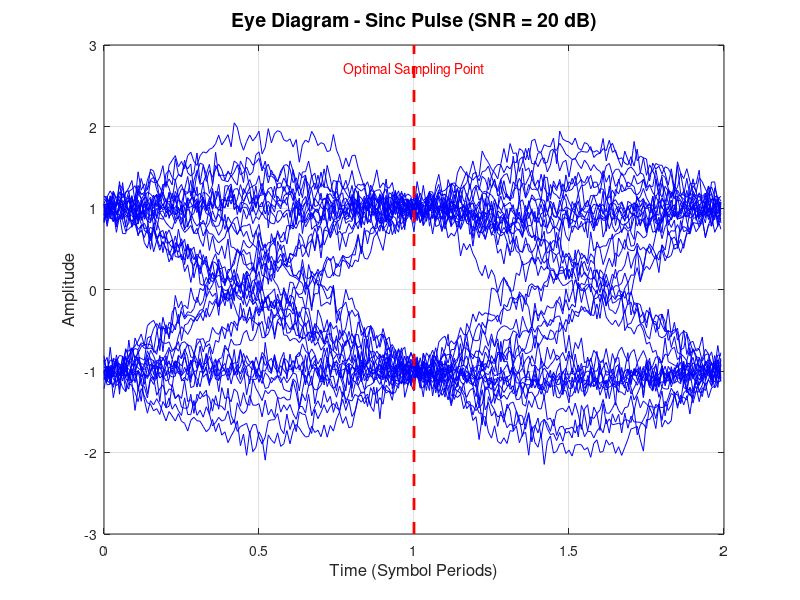
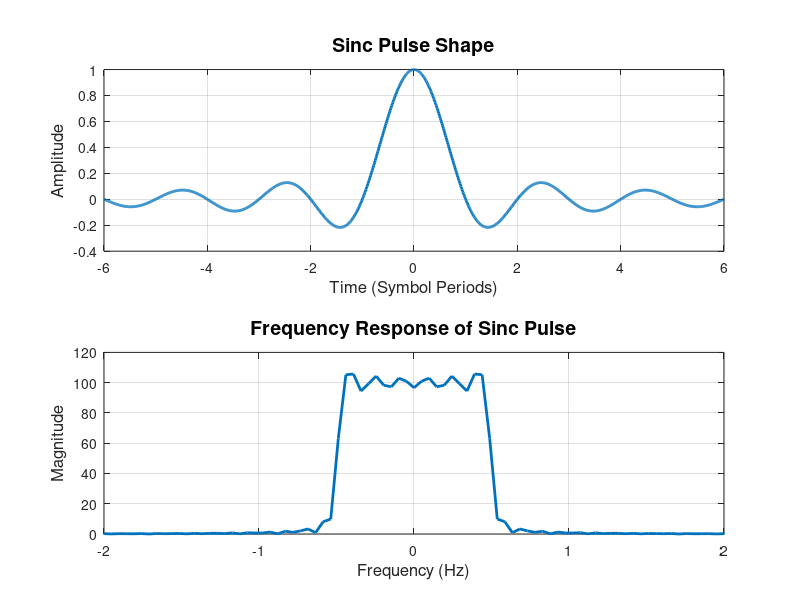
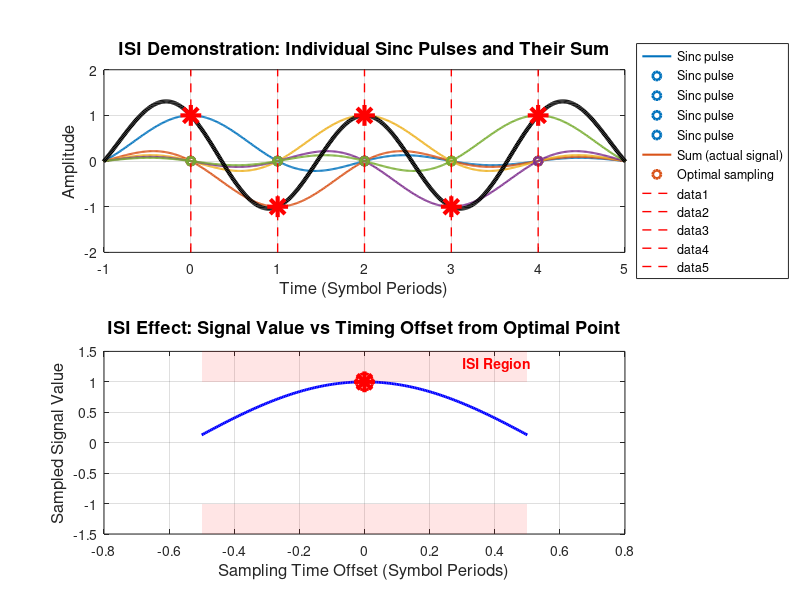

These charts were generated, in order, by the following MATLAB code:
% Eye Diagram Construction for Sinc Pulse
% This script generates an eye diagram showing the received signal quality
% for a baseband digital transmission using sinc pulse shaping

clear all; close all; clc;

%% Parameters
T = 1;                    % Symbol period
fs = 100;                 % Sampling frequency (samples per symbol)
dt = T/fs;                % Sampling interval
num_symbols = 100;        % Number of data symbols
span = 6;                 % Sinc pulse span in symbols

%% Generate random binary data
data = randi([0 1], num_symbols, 1);
data_bipolar = 2*data - 1;  % Convert to bipolar (-1, +1)

%% Create sinc pulse (ideal Nyquist pulse)
t_pulse = -span*T:dt:span*T;
sinc_pulse = sinc(t_pulse/T);  % sinc(t/T) = sin(pi*t/T)/(pi*t/T)

%% Upsample data and convolve with pulse
data_upsampled = zeros(num_symbols*fs, 1);
data_upsampled(1:fs:end) = data_bipolar;

% Filter with sinc pulse
tx_signal = conv(data_upsampled, sinc_pulse, 'same');

%% Add noise (optional - adjust SNR as needed)
SNR_dB = 20;  % Signal-to-Noise Ratio in dB
tx_signal_noisy = awgn(tx_signal, SNR_dB, 'measured');

%% Construct Eye Diagram
eye_period = 2*T;  % Two symbol periods for eye diagram
samples_per_eye = 2*fs;  % Samples in eye period

% Discard initial and final transients
skip_symbols = span + 5;
start_idx = skip_symbols * fs;
end_idx = length(tx_signal_noisy) - skip_symbols * fs;
signal_segment = tx_signal_noisy(start_idx:end_idx);

% Reshape signal into eye diagram traces
num_traces = floor(length(signal_segment) / samples_per_eye);
eye_data = reshape(signal_segment(1:num_traces*samples_per_eye), ...
                   samples_per_eye, num_traces);

%% Plot Eye Diagram
figure('Position', [100 100 800 600]);
t_eye = (0:samples_per_eye-1) * dt;

% Plot all traces
plot(t_eye, eye_data, 'b', 'LineWidth', 0.5);
hold on;
plot([T T], ylim, 'r--', 'LineWidth', 2);  % Optimal sampling point
grid on;

xlabel('Time (Symbol Periods)', 'FontSize', 12);
ylabel('Amplitude', 'FontSize', 12);
title(sprintf('Eye Diagram - Sinc Pulse (SNR = %d dB)', SNR_dB), ...
      'FontSize', 14, 'FontWeight', 'bold');
xlim([0 eye_period]);

% Add annotations
text(T, max(ylim)*0.9, 'Optimal Sampling Point', ...
     'Color', 'r', 'FontSize', 10, 'HorizontalAlignment', 'center');

%% Plot original sinc pulse for reference
figure('Position', [920 100 800 600]);
subplot(2,1,1);
plot(t_pulse, sinc_pulse, 'LineWidth', 2);
grid on;
xlabel('Time (Symbol Periods)', 'FontSize', 12);
ylabel('Amplitude', 'FontSize', 12);
title('Sinc Pulse Shape', 'FontSize', 14, 'FontWeight', 'bold');
xlim([-span*T, span*T]);

% Plot frequency response
subplot(2,1,2);
N = 2048;
H = fft(sinc_pulse, N);
f = (-N/2:N/2-1)/(N*dt);
plot(f, fftshift(abs(H)), 'LineWidth', 2);
grid on;
xlabel('Frequency (Hz)', 'FontSize', 12);
ylabel('Magnitude', 'FontSize', 12);
title('Frequency Response of Sinc Pulse', 'FontSize', 14, 'FontWeight', 'bold');
xlim([-2/T, 2/T]);

%% Display eye diagram metrics
fprintf('=== Eye Diagram Analysis ===\n');
fprintf('Number of traces: %d\n', num_traces);
fprintf('Symbol period: %.2f\n', T);
fprintf('Samples per symbol: %d\n', fs);
fprintf('SNR: %d dB\n', SNR_dB);

% Calculate eye opening at optimal sampling point
sampling_idx = fs + 1;  % At T (one symbol period)
eye_heights = eye_data(sampling_idx, :);
eye_opening = max(eye_heights) - min(eye_heights);
fprintf('Eye opening at optimal sampling: %.3f\n', eye_opening);

%% Demonstrate ISI at different sampling points
figure('Position', [100 100 1000 700]);

% Create a detailed example with 5 symbols
example_data = [1, -1, 1, -1, 1];
t_example = -2*T:dt:7*T;

% Plot individual sinc pulses and their sum
subplot(2,1,1);
colors = lines(5);
sum_signal = zeros(size(t_example));

for i = 1:length(example_data)
    t_shifted = t_example - (i-1)*T;
    pulse_i = example_data(i) * sinc(t_shifted/T);
    plot(t_example/T, pulse_i, 'Color', colors(i,:), 'LineWidth', 1.5);
    hold on;
    sum_signal = sum_signal + pulse_i;
    
    % Mark the zero-crossings
    for j = 1:length(example_data)
        if i ~= j
            plot((j-1), 0, 'o', 'Color', colors(i,:), ...
                 'MarkerSize', 6, 'LineWidth', 2);
        end
    end
end

% Plot the sum
plot(t_example/T, sum_signal, 'k', 'LineWidth', 3);

% Mark optimal sampling points
for i = 1:length(example_data)
    plot((i-1), example_data(i), 'r*', 'MarkerSize', 15, 'LineWidth', 3);
end

grid on;
xlabel('Time (Symbol Periods)', 'FontSize', 12);
ylabel('Amplitude', 'FontSize', 12);
title('ISI Demonstration: Individual Sinc Pulses and Their Sum', ...
      'FontSize', 13, 'FontWeight', 'bold');
legend([repmat({'Sinc pulse '}, 1, 5), 'Sum (actual signal)', ...
        'Optimal sampling'], 'Location', 'eastoutside');
xlim([-1 5]);
ylim([-2 2]);

% Add vertical lines at sampling instants
for i = 0:4
    plot([i i], ylim, 'r--', 'LineWidth', 1);
end

% Subplot 2: Show signal value vs sampling time offset
subplot(2,1,2);
time_offsets = linspace(-0.5*T, 0.5*T, 200);
signal_values = zeros(size(time_offsets));

for idx = 1:length(time_offsets)
    t_sample = 2*T + time_offsets(idx);  % Sample around the 3rd symbol
    
    % Calculate signal value at this time
    val = 0;
    for i = 1:length(example_data)
        val = val + example_data(i) * sinc((t_sample - (i-1)*T)/T);
    end
    signal_values(idx) = val;
end

plot(time_offsets/T, signal_values, 'b', 'LineWidth', 2);
hold on;
plot(0, example_data(3), 'r*', 'MarkerSize', 15, 'LineWidth', 3);
plot(0, example_data(3), 'ro', 'MarkerSize', 12, 'LineWidth', 2);
grid on;
xlabel('Sampling Time Offset (Symbol Periods)', 'FontSize', 12);
ylabel('Sampled Signal Value', 'FontSize', 12);
title('ISI Effect: Signal Value vs Timing Offset from Optimal Point', ...
      'FontSize', 13, 'FontWeight', 'bold');
ylim([-1.5 1.5]);

% Highlight ISI regions
y_lim = ylim;
patch([time_offsets(1)/T, time_offsets(end)/T, time_offsets(end)/T, time_offsets(1)/T], ...
      [1, 1, y_lim(2), y_lim(2)], 'r', 'FaceAlpha', 0.1, 'EdgeColor', 'none');
patch([time_offsets(1)/T, time_offsets(end)/T, time_offsets(end)/T, time_offsets(1)/T], ...
      [-1, -1, y_lim(1), y_lim(1)], 'r', 'FaceAlpha', 0.1, 'EdgeColor', 'none');
text(0.3, 1.3, 'ISI Region', 'Color', 'r', 'FontSize', 10, 'FontWeight', 'bold');

fprintf('\n=== Key Insight ===\n');
fprintf('At optimal sampling (offset = 0): Signal = %.3f (clean!)\n', example_data(3));
fprintf('Maximum ISI observed: %.3f (%.1f%% error)\n', ...
        max(abs(signal_values - example_data(3))), ...
        100*max(abs(signal_values - example_data(3))));
fprintf('\nThe sinc pulse guarantees zero ISI ONLY at optimal sampling points.\n');
fprintf('Between these points, ISI can cause values to exceed ±1.\n');